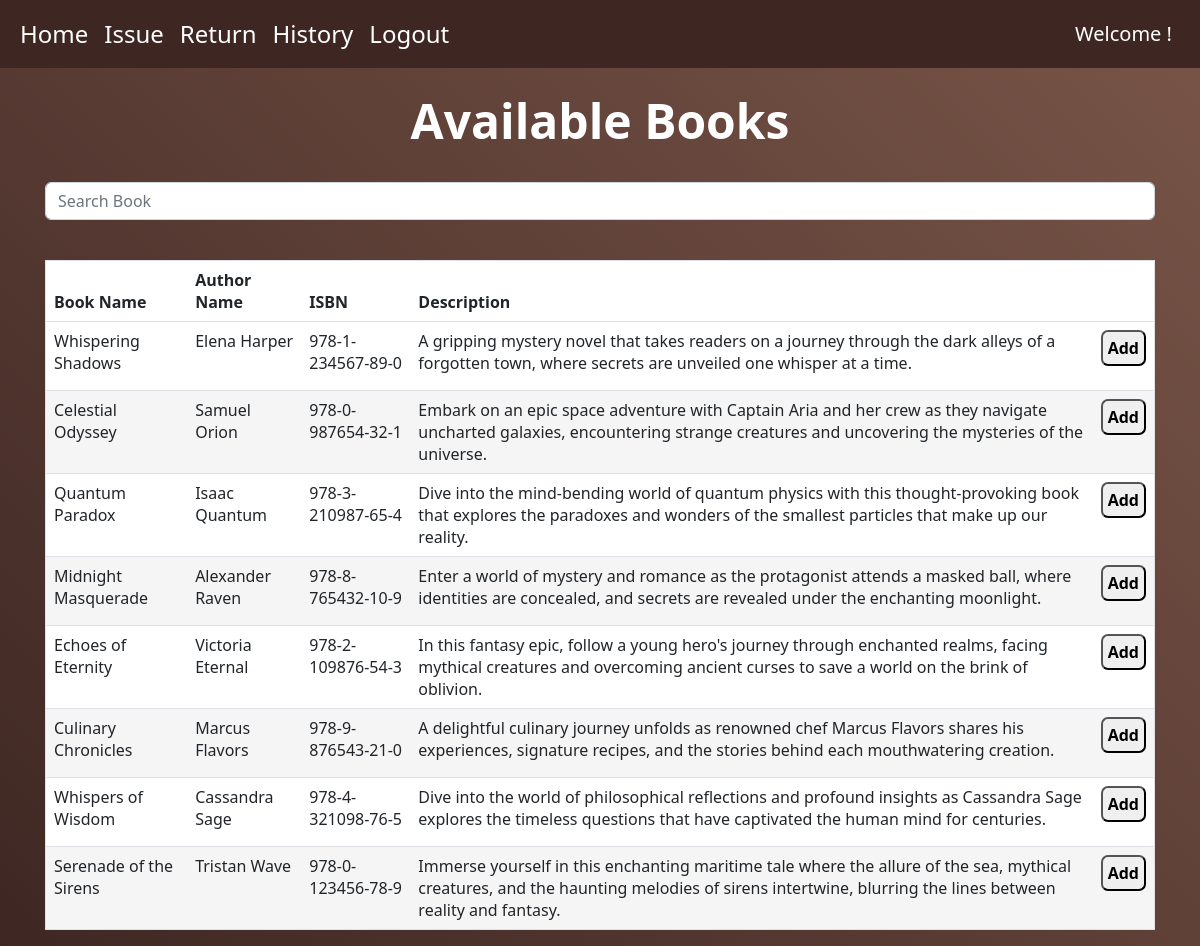
Screenshot of /issue (signed in) with the database file from the repository.
### books/models.py (models this page shows, shortened)
class Book(models.Model):
    book_name = models.CharField(max_length=150)
    author_name = models.CharField(max_length=200)
    isbn = models.CharField(max_length=30, unique=True, null=True, blank=True)
    quantity = models.IntegerField(default=1)
    description = models.CharField(max_length=2000)
    book_add_time = models.TimeField(default=timezone.now())
    book_add_date = models.DateField(default=date.today())
    class Meta:
        unique_together = ('book_name', 'author_name')

### books/views.py (the view, shortened to what this page needs)
# urls.py: path('issue', views.issue, name='issue'),
@login_required(login_url='login')
def issue(request):
    my_items = IssuedItem.objects.filter(user_id=request.user, return_date__isnull=True).values_list('book_id')
    books = Book.objects.exclude(id__in=my_items).filter(quantity__gt=0)
    return render(request, 'issue_item.html', {'books': books})

### templates/issue_item.html (shortened to what this page needs)
{% extends 'base.html' %}
{% block content %}
<center>
  <br />
  <h1 class="display-5 fw-bold text-white">Available Books</h1>
  <br />
  <div class="input-group container">
    <input
      id="search"
      type="search"
      class="form-control rounded"
      placeholder="Search Book"
      aria-label="Search"
      aria-describedby="search-addon"
    />
  </div>
</center>
<br />
<div class="container">
  <table class="table table-hover">
    <thead class="thead-dark">
      <tr>
        <th class="" scope="col">Book Name</th>
        <th class="" scope="col">Author Name</th>
        <th class="" scope="col">ISBN</th>
        <th class="" scope="col">Description</th>
        <th class="" scope="col"></th>
      </tr>
    </thead>
    <tbody id="table_data">
      {% for book in books %}
      <tr>
        <td>{{book.book_name}}</td>
        <td>{{book.author_name}}</td>
        <td>{{book.isbn}}</td>
        <td>{{book.description}}</td>
        <td>
          <center>
            <form action="issue" method="post">
              <button type="submit" class="btn-sm add-btn">
                <b>Add</b>
              </button>
            </form>
          </center>
        </td>
      </tr>
      {% endfor %}
    </tbody>
  </table>
</div>
{% endblock %}

### templates/base.html (shortened to what this page needs)
{% load static %}
<!DOCTYPE html>
<html lang="en">
  <head>
    <link
      href="https://cdn.jsdelivr.net/npm/bootstrap@5.2.3/dist/css/bootstrap.min.css"
      rel="stylesheet"
    />
  </head>
  <body>
    <nav
      style="background-color: #3e2723"
      class="navbar navbar-expand-lg bg-body-light,navbar navbar-dark"
    >
      <div class="container-fluid">
        <div class="collapse navbar-collapse" id="navbarSupportedContent">
          <ul class="navbar-nav me-auto mb-2 mb-lg-0">
            {% if not user.is_authenticated %}
            <li class="nav-item">
              <a class="nav-link fs-5" href="login">Login</a>
            </li>
            <li class="nav-item">
              <a class="nav-link fs-5" href="register">Register</a>
            </li>
            {% else %}
            <li class="nav-item">
              <a class="nav-link fs-4" href="/">Home</a>
            </li>
            <li class="nav-item">
              <a class="nav-link fs-4" href="issue">Issue</a>
            </li>
            <li class="nav-item">
              <a class="nav-link fs-4" href="return_item">Return</a>
            </li>
            <li class="nav-item">
              <a class="nav-link fs-4" href="history">History</a>
            </li>
            <li class="nav-item">
              <a class="nav-link fs-4" href="logout">Logout</a>
            </li>
            {% endif %}
          </ul>
        </div>
        {% if user.is_authenticated %}
        <a class="navbar-brand" href="#"
          >Welcome {{request.user.first_name}}!</a
        >
        {% endif %}
      </div>
    </nav>
    {% block content %} {% endblock %}
  </body>
</html>

### templates/base.html (style rules this page uses)
body { background: linear-gradient(45deg, #3e2723, #795548); background-attachment: fixed; background-repeat: no-repeat; }
a { color: #fff !important; }

### templates/issue_item.html (style rules this page uses)
table { border-collapse: collapse; border-spacing: 0; border-radius: 10px; width: 100%; border: 1px solid #ddd; }
th, td { text-align: left; padding: 16px; }
tr:nth-child(even) { background-color: #f5f5f5; }
tr:nth-child(odd) { background-color: #ffffff; }
.container { width: 100%; padding-right: 15px; padding-left: 15px; margin-right: auto; margin-left: auto; }
.input-group { width: 100%; margin-bottom: 1rem; }
body { background: linear-gradient(45deg, #3e2723, #795548); background-attachment: fixed; background-repeat: no-repeat; }
.add-btn { padding: 5px; border-radius: 7px !important; transition: 0.4s; }

### rows the page displays
Book: book_name "Whispering Shadows", author_name "Elena Harper", isbn "978-1-234567-89-0", description "A gripping mystery novel that takes readers on a journey through the dark alleys of a forgotten town, where secrets are unveiled one whisper at a time."
Book: book_name "Celestial Odyssey", author_name "Samuel Orion", isbn "978-0-987654-32-1", description "Embark on an epic space adventure with Captain Aria and her crew as they navigate uncharted galaxies, encountering strange creatures and uncovering the mysteries of the universe."
Book: book_name "Quantum Paradox", author_name "Isaac Quantum", isbn "978-3-210987-65-4", description "Dive into the mind-bending world of quantum physics with this thought-provoking book that explores the paradoxes and wonders of the smallest particles that make up our reality."
Book: book_name "Midnight Masquerade", author_name "Alexander Raven", isbn "978-8-765432-10-9", description "Enter a world of mystery and romance as the protagonist attends a masked ball, where identities are concealed, and secrets are revealed under the enchanting moonlight."
Book: book_name "Echoes of Eternity", author_name "Victoria Eternal", isbn "978-2-109876-54-3", description "In this fantasy epic, follow a young hero's journey through enchanted realms, facing mythical creatures and overcoming ancient curses to save a world on the brink of oblivion."
Book: book_name "Culinary Chronicles", author_name "Marcus Flavors", isbn "978-9-876543-21-0", description "A delightful culinary journey unfolds as renowned chef Marcus Flavors shares his experiences, signature recipes, and the stories behind each mouthwatering creation."
Book: book_name "Whispers of Wisdom", author_name "Cassandra Sage", isbn "978-4-321098-76-5", description "Dive into the world of philosophical reflections and profound insights as Cassandra Sage explores the timeless questions that have captivated the human mind for centuries."
Book: book_name "Serenade of the Sirens", author_name "Tristan Wave", isbn "978-0-123456-78-9", description "Immerse yourself in this enchanting maritime tale where the allure of the sea, mythical creatures, and the haunting melodies of sirens intertwine, blurring the lines between reality and fantasy."
